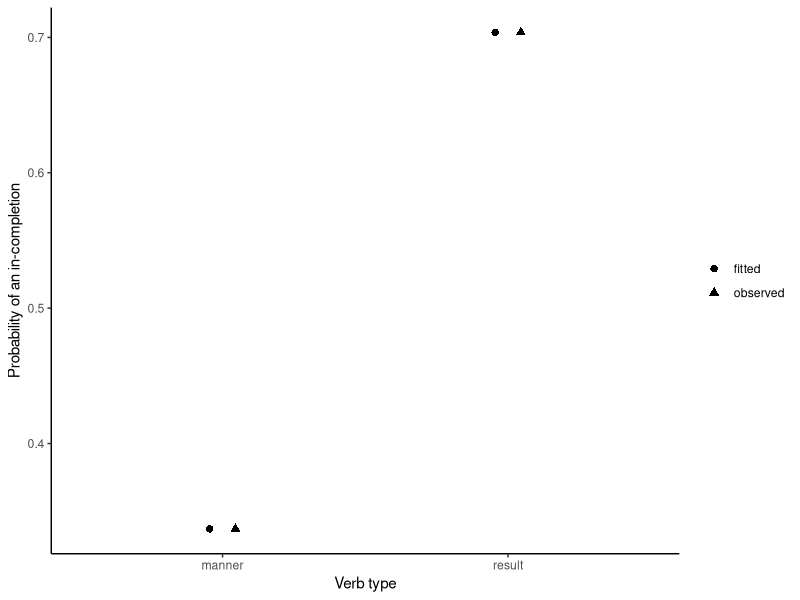

Reproduce this figure in R.
## ---- chunk 1
#| label: fit-supertelicity-glm
#| echo: true
st <- read.csv("data/supertelicity/supertelicity-cloze.csv")
st$verb_type <- factor(st$verb_type, levels = c("manner", "result"))
fit <- glm(prep_in ~ verb_type, family = binomial(link = "logit"), data = st)
raw <- aggregate(prep_in ~ verb_type, st, mean)
raw$n <- as.integer(table(st$verb_type))
raw$fitted <- predict(fit, newdata = raw, type = "response")
raw
## ---- chunk 2
#| label: plot-glm-components
#| echo: true
library(ggplot2)
plot_data <- rbind(
  transform(raw, estimate = prep_in, kind = "observed"),
  transform(raw, estimate = fitted, kind = "fitted")
)
ggplot(plot_data, aes(verb_type, estimate, shape = kind, group = kind)) +
  geom_point(position = position_dodge(width = .18), size = 2.2) +
  labs(x = "Verb type", y = "Probability of an in-completion", shape = NULL) +
  theme_classic()
